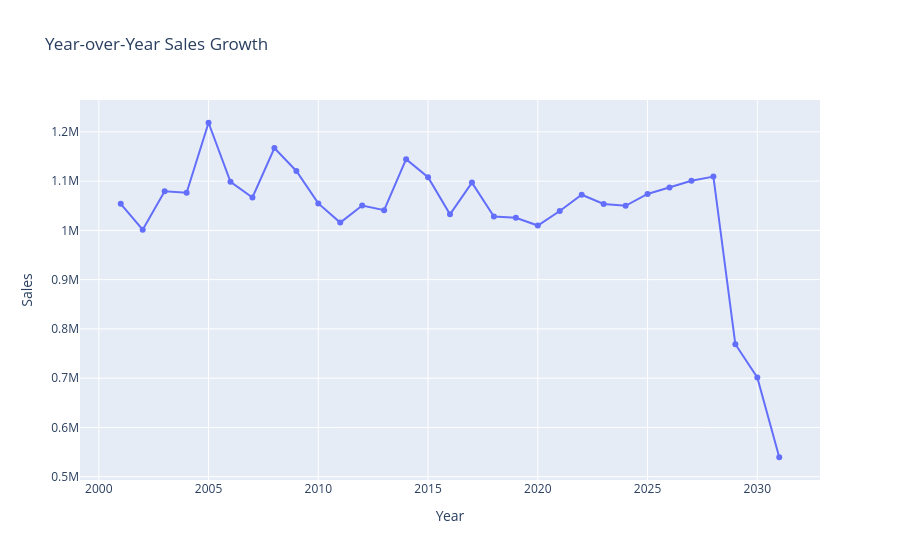

This figure's notebook cell:
### Code cell
fig = px.line(
    yearly_sales,
    x="Year",
    y="Sales",
    markers=True,
    title="Year-over-Year Sales Growth"
)

fig.show()

### Figure 1 — Plotly figure (JSON) as saved in the notebook; plotly's stock layout.template omitted (floating-point values rounded to 4 significant figures)
{"data": [{"hovertemplate": "Year=%{x}<br>Sales=%{y}<extra></extra>", "legendgroup": "", "line": {"color": "#636efa", "dash": "solid"}, "marker": {"symbol": "circle"}, "mode": "lines+markers", "name": "", "orientation": "v", "showlegend": false, "type": "scatter", "x": [2001, 2002, 2003, 2004, 2005, 2006, 2007, 2008, 2009, 2010, 2011, 2012, 2013, 2014, 2015, 2016, 2017, 2018, 2019, 2020, 2021, 2022, 2023, 2024, 2025, 2026, 2027, 2028, 2029, 2030, 2031], "xaxis": "x", "y": [1054000.0, 1001000.0, 1079000.0, 1076000.0, 1218000.0, 1099000.0, 1067000.0, 1167000.0, 1121000.0, 1055000.0, 1016000.0, 1050000.0, 1041000.0, 1144000.0, 1108000.0, 1033000.0, 1097000.0, 1028000.0, 1026000.0, 1010000.0, 1039000.0, 1072000.0, 1054000.0, 1050000.0, 1074000.0, 1087000.0, 1101000.0, 1109000.0, 768900.0, 701400.0, 539500.0], "yaxis": "y"}], "layout": {"legend": {"tracegroupgap": 0}, "title": {"text": "Year-over-Year Sales Growth"}, "xaxis": {"anchor": "y", "domain": [0, 1], "title": {"text": "Year"}}, "yaxis": {"anchor": "x", "domain": [0, 1], "title": {"text": "Sales"}}}}
